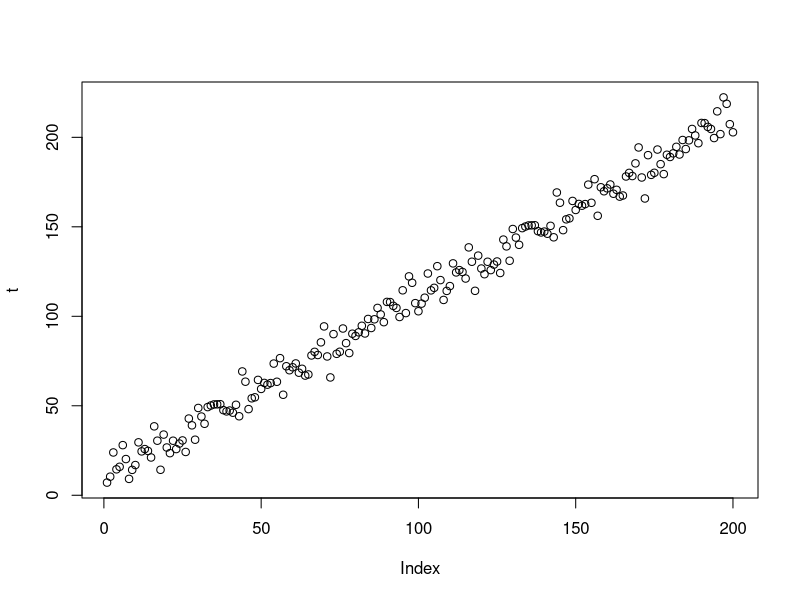

Write the R code that produced this figure.
#Trial for Time Series
#Good as of Nov 19th 2021
#This is a simple time series with random noise added
set.seed(123)
t <- seq(from = 1, to = 200, by = 1) + 10 + rnorm(100, sd = 7)
# Plot your time series
plot(t)
#
#Four arguments are associated with ts – data, start, end and frequency. 
#The data argument is the data itself (a vector or matrix). 
#The start and end arguments allow us to provide a start date and end date for the series. 
#Finally the frequency argument lets us specify the number of observations per unit of time. 

